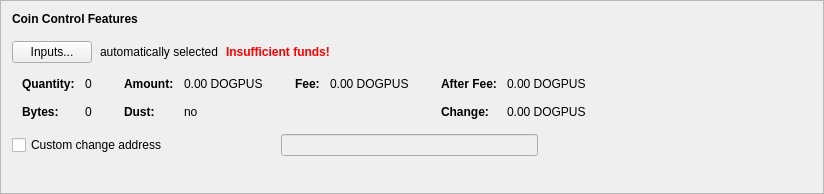
      <widget class="QFrame" name="frameCoinControl">
       <property name="sizePolicy">
        <sizepolicy hsizetype="Preferred" vsizetype="Fixed">
         <horstretch>0</horstretch>
         <verstretch>0</verstretch>
        </sizepolicy>
       </property>
       <property name="minimumSize">
        <size>
         <width>600</width>
         <height>194</height>
        </size>
       </property>
       <property name="frameShape">
        <enum>QFrame::StyledPanel</enum>
       </property>
       <property name="frameShadow">
        <enum>QFrame::Raised</enum>
       </property>
       <layout class="QVBoxLayout" name="verticalLayout_4">
        <item>
         <layout class="QVBoxLayout" name="verticalLayoutCoinControl" stretch="0,0,0,0,0">
          <property name="spacing">
           <number>0</number>
          </property>
          <property name="sizeConstraint">
           <enum>QLayout::SetDefaultConstraint</enum>
          </property>
          <property name="leftMargin">
           <number>0</number>
          </property>
          <property name="topMargin">
           <number>0</number>
          </property>
          <item>
           <layout class="QHBoxLayout" name="horizontalLayoutCoinControl1">
            <property name="bottomMargin">
             <number>15</number>
            </property>
            <item>
             <widget class="QLabel" name="labelCoinControlFeatures">
              <property name="sizePolicy">
               <sizepolicy hsizetype="Preferred" vsizetype="Maximum">
                <horstretch>0</horstretch>
                <verstretch>0</verstretch>
               </sizepolicy>
              </property>
              <property name="font">
               <font>
                <weight>75</weight>
                <bold>true</bold>
               </font>
              </property>
              <property name="styleSheet">
               <string notr="true">font-weight:bold;</string>
              </property>
              <property name="text">
               <string>Coin Control Features</string>
              </property>
             </widget>
            </item>
           </layout>
          </item>
          <item>
           <layout class="QHBoxLayout" name="horizontalLayoutCoinControl2" stretch="0,0,0,0">
            <property name="spacing">
             <number>8</number>
            </property>
            <property name="bottomMargin">
             <number>10</number>
            </property>
            <item>
             <widget class="QPushButton" name="pushButtonCoinControl">
              <property name="styleSheet">
               <string notr="true"/>
              </property>
              <property name="text">
               <string>Inputs...</string>
              </property>
              <property name="autoDefault">
               <bool>false</bool>
              </property>
             </widget>
            </item>
            <item>
             <widget class="QLabel" name="labelCoinControlAutomaticallySelected">
              <property name="text">
               <string>automatically selected</string>
              </property>
              <property name="margin">
               <number>5</number>
              </property>
             </widget>
            </item>
            <item>
             <widget class="QLabel" name="labelCoinControlInsuffFunds">
              <property name="font">
               <font>
                <weight>75</weight>
                <bold>true</bold>
               </font>
              </property>
              <property name="styleSheet">
               <string notr="true">color:red;font-weight:bold;</string>
              </property>
              <property name="text">
               <string>Insufficient funds!</string>
              </property>
              <property name="margin">
               <number>5</number>
              </property>
             </widget>
            </item>
            <item>
             <spacer name="horizontalSpacerCoinControl">
              <property name="orientation">
               <enum>Qt::Horizontal</enum>
              </property>
              <property name="sizeHint" stdset="0">
               <size>
                <width>40</width>
                <height>1</height>
               </size>
              </property>
             </spacer>
            </item>
           </layout>
          </item>
          <item>
           <widget class="QWidget" name="widgetCoinControl" native="true">
            <property name="sizePolicy">
             <sizepolicy hsizetype="Preferred" vsizetype="Preferred">
              <horstretch>0</horstretch>
              <verstretch>0</verstretch>
             </sizepolicy>
            </property>
            <property name="minimumSize">
             <size>
              <width>0</width>
              <height>0</height>
             </size>
            </property>
            <property name="styleSheet">
             <string notr="true"/>
            </property>
            <layout class="QHBoxLayout" name="horizontalLayoutCoinControl5">
             <property name="leftMargin">
              <number>0</number>
             </property>
             <property name="topMargin">
              <number>0</number>
             </property>
             <property name="rightMargin">
              <number>0</number>
             </property>
             <property name="bottomMargin">
              <number>0</number>
             </property>
             <item>
              <layout class="QHBoxLayout" name="horizontalLayoutCoinControl3" stretch="0,0,0,1">
               <property name="spacing">
                <number>20</number>
               </property>
               <property name="topMargin">
                <number>0</number>
               </property>
               <property name="bottomMargin">
                <number>10</number>
               </property>
               <item>
                <layout class="QFormLayout" name="formLayoutCoinControl1">
                 <property name="horizontalSpacing">
                  <number>10</number>
                 </property>
                 <property name="verticalSpacing">
                  <number>14</number>
                 </property>
                 <property name="leftMargin">
                  <number>10</number>
                 </property>
                 <property name="topMargin">
                  <number>4</number>
                 </property>
                 <property name="rightMargin">
                  <number>6</number>
                 </property>
                 <item row="0" column="0">
                  <widget class="QLabel" name="labelCoinControlQuantityText">
                   <property name="font">
                    <font>
                     <weight>75</weight>
                     <bold>true</bold>
                    </font>
                   </property>
                   <property name="text">
                    <string>Quantity:</string>
                   </property>
                   <property name="margin">
                    <number>0</number>
                   </property>
                  </widget>
                 </item>
                 <item row="0" column="1">
                  <widget class="QLabel" name="labelCoinControlQuantity">
                   <property name="cursor">
                    <cursorShape>IBeamCursor</cursorShape>
                   </property>
                   <property name="contextMenuPolicy">
                    <enum>Qt::ActionsContextMenu</enum>
                   </property>
                   <property name="text">
                    <string notr="true">0</string>
                   </property>
                   <property name="margin">
                    <number>0</number>
                   </property>
                   <property name="textInteractionFlags">
                    <set>Qt::LinksAccessibleByMouse|Qt::TextSelectableByKeyboard|Qt::TextSelectableByMouse</set>
                   </property>
                  </widget>
                 </item>
                 <item row="1" column="0">
                  <widget class="QLabel" name="labelCoinControlBytesText">
                   <property name="font">
                    <font>
                     <weight>75</weight>
                     <bold>true</bold>
                    </font>
                   </property>
                   <property name="text">
                    <string>Bytes:</string>
                   </property>
                  </widget>
                 </item>
                 <item row="1" column="1">
                  <widget class="QLabel" name="labelCoinControlBytes">
                   <property name="cursor">
                    <cursorShape>IBeamCursor</cursorShape>
                   </property>
                   <property name="contextMenuPolicy">
                    <enum>Qt::ActionsContextMenu</enum>
                   </property>
                   <property name="text">
                    <string notr="true">0</string>
                   </property>
                   <property name="textInteractionFlags">
                    <set>Qt::LinksAccessibleByMouse|Qt::TextSelectableByKeyboard|Qt::TextSelectableByMouse</set>
                   </property>
                  </widget>
                 </item>
                </layout>
               </item>
               <item>
                <layout class="QFormLayout" name="formLayoutCoinControl2">
                 <property name="horizontalSpacing">
                  <number>10</number>
                 </property>
                 <property name="verticalSpacing">
                  <number>14</number>
                 </property>
                 <property name="leftMargin">
                  <number>6</number>
                 </property>
                 <property name="topMargin">
                  <number>4</number>
                 </property>
                 <property name="rightMargin">
                  <number>6</number>
                 </property>
                 <item row="0" column="0">
                  <widget class="QLabel" name="labelCoinControlAmountText">
                   <property name="font">
                    <font>
                     <weight>75</weight>
                     <bold>true</bold>
                    </font>
                   </property>
                   <property name="text">
                    <string>Amount:</string>
                   </property>
                   <property name="margin">
                    <number>0</number>
                   </property>
                  </widget>
                 </item>
                 <item row="0" column="1">
                  <widget class="QLabel" name="labelCoinControlAmount">
                   <property name="cursor">
                    <cursorShape>IBeamCursor</cursorShape>
                   </property>
                   <property name="contextMenuPolicy">
                    <enum>Qt::ActionsContextMenu</enum>
                   </property>
                   <property name="text">
                    <string notr="true">0.00 DOGPUS</string>
                   </property>
                   <property name="textInteractionFlags">
                    <set>Qt::LinksAccessibleByMouse|Qt::TextSelectableByKeyboard|Qt::TextSelectableByMouse</set>
                   </property>
                  </widget>
                 </item>
                 <item row="1" column="0">
                  <widget class="QLabel" name="labelCoinControlLowOutputText">
                   <property name="font">
                    <font>
                     <weight>75</weight>
                     <bold>true</bold>
                    </font>
                   </property>
                   <property name="text">
                    <string>Dust:</string>
                   </property>
                  </widget>
                 </item>
                 <item row="1" column="1">
                  <widget class="QLabel" name="labelCoinControlLowOutput">
                   <property name="cursor">
                    <cursorShape>IBeamCursor</cursorShape>
                   </property>
                   <property name="contextMenuPolicy">
                    <enum>Qt::ActionsContextMenu</enum>
                   </property>
                   <property name="text">
                    <string notr="true">no</string>
                   </property>
                   <property name="textInteractionFlags">
                    <set>Qt::LinksAccessibleByMouse|Qt::TextSelectableByKeyboard|Qt::TextSelectableByMouse</set>
                   </property>
                  </widget>
                 </item>
                </layout>
               </item>
               <item>
                <layout class="QFormLayout" name="formLayoutCoinControl3">
                 <property name="horizontalSpacing">
                  <number>10</number>
                 </property>
                 <property name="verticalSpacing">
                  <number>14</number>
                 </property>
                 <property name="leftMargin">
                  <number>6</number>
                 </property>
                 <property name="topMargin">
                  <number>4</number>
                 </property>
                 <property name="rightMargin">
                  <number>6</number>
                 </property>
                 <item row="0" column="0">
                  <widget class="QLabel" name="labelCoinControlFeeText">
                   <property name="font">
                    <font>
                     <weight>75</weight>
                     <bold>true</bold>
                    </font>
                   </property>
                   <property name="text">
                    <string>Fee:</string>
                   </property>
                   <property name="margin">
                    <number>0</number>
                   </property>
                  </widget>
                 </item>
                 <item row="0" column="1">
                  <widget class="QLabel" name="labelCoinControlFee">
                   <property name="cursor">
                    <cursorShape>IBeamCursor</cursorShape>
                   </property>
                   <property name="contextMenuPolicy">
                    <enum>Qt::ActionsContextMenu</enum>
                   </property>
                   <property name="text">
                    <string notr="true">0.00 DOGPUS</string>
                   </property>
                   <property name="textInteractionFlags">
                    <set>Qt::LinksAccessibleByMouse|Qt::TextSelectableByKeyboard|Qt::TextSelectableByMouse</set>
                   </property>
                  </widget>
                 </item>
                </layout>
               </item>
               <item>
                <layout class="QFormLayout" name="formLayoutCoinControl4">
                 <property name="horizontalSpacing">
                  <number>10</number>
                 </property>
                 <property name="verticalSpacing">
                  <number>14</number>
                 </property>
                 <property name="leftMargin">
                  <number>6</number>
                 </property>
                 <property name="topMargin">
                  <number>4</number>
                 </property>
                 <property name="rightMargin">
                  <number>6</number>
                 </property>
                 <item row="0" column="0">
                  <widget class="QLabel" name="labelCoinControlAfterFeeText">
                   <property name="font">
                    <font>
                     <weight>75</weight>
                     <bold>true</bold>
                    </font>
                   </property>
                   <property name="text">
                    <string>After Fee:</string>
                   </property>
                   <property name="margin">
                    <number>0</number>
                   </property>
                  </widget>
                 </item>
                 <item row="0" column="1">
                  <widget class="QLabel" name="labelCoinControlAfterFee">
                   <property name="cursor">
                    <cursorShape>IBeamCursor</cursorShape>
                   </property>
                   <property name="contextMenuPolicy">
                    <enum>Qt::ActionsContextMenu</enum>
                   </property>
                   <property name="text">
                    <string notr="true">0.00 DOGPUS</string>
                   </property>
                   <property name="textInteractionFlags">
                    <set>Qt::LinksAccessibleByMouse|Qt::TextSelectableByKeyboard|Qt::TextSelectableByMouse</set>
                   </property>
                  </widget>
                 </item>
                 <item row="1" column="0">
                  <widget class="QLabel" name="labelCoinControlChangeText">
                   <property name="font">
                    <font>
                     <weight>75</weight>
                     <bold>true</bold>
                    </font>
                   </property>
                   <property name="text">
                    <string>Change:</string>
                   </property>
                  </widget>
                 </item>
                 <item row="1" column="1">
                  <widget class="QLabel" name="labelCoinControlChange">
                   <property name="cursor">
                    <cursorShape>IBeamCursor</cursorShape>
                   </property>
                   <property name="contextMenuPolicy">
                    <enum>Qt::ActionsContextMenu</enum>
                   </property>
                   <property name="text">
                    <string notr="true">0.00 DOGPUS</string>
                   </property>
                   <property name="textInteractionFlags">
                    <set>Qt::LinksAccessibleByMouse|Qt::TextSelectableByKeyboard|Qt::TextSelectableByMouse</set>
                   </property>
                  </widget>
                 </item>
                </layout>
               </item>
              </layout>
             </item>
            </layout>
           </widget>
          </item>
          <item>
           <layout class="QHBoxLayout" name="horizontalLayoutCoinControl4" stretch="0,0,0">
            <property name="spacing">
             <number>12</number>
            </property>
            <property name="sizeConstraint">
             <enum>QLayout::SetDefaultConstraint</enum>
            </property>
            <property name="topMargin">
             <number>5</number>
            </property>
            <property name="rightMargin">
             <number>5</number>
            </property>
            <item>
             <widget class="QCheckBox" name="checkBoxCoinControlChange">
              <property name="toolTip">
               <string>If this is activated, but the change address is empty or invalid, change will be sent to a newly generated address.</string>
              </property>
              <property name="text">
               <string>Custom change address</string>
              </property>
             </widget>
            </item>
            <item>
             <widget class="QValidatedLineEdit" name="lineEditCoinControlChange">
              <property name="enabled">
               <bool>false</bool>
              </property>
              <property name="sizePolicy">
               <sizepolicy hsizetype="Ignored" vsizetype="Fixed">
                <horstretch>0</horstretch>
                <verstretch>0</verstretch>
               </sizepolicy>
              </property>
             </widget>
            </item>
            <item>
             <widget class="QLabel" name="labelCoinControlChangeLabel">
              <property name="sizePolicy">
               <sizepolicy hsizetype="Preferred" vsizetype="Expanding">
                <horstretch>0</horstretch>
                <verstretch>0</verstretch>
               </sizepolicy>
              </property>
              <property name="minimumSize">
               <size>
                <width>0</width>
                <height>0</height>
               </size>
              </property>
              <property name="text">
               <string/>
              </property>
              <property name="margin">
               <number>3</number>
              </property>
             </widget>
            </item>
           </layout>
          </item>
          <item>
           <spacer name="verticalSpacerCoinControl">
            <property name="orientation">
             <enum>Qt::Vertical</enum>
            </property>
            <property name="sizeType">
             <enum>QSizePolicy::Expanding</enum>
            </property>
            <property name="sizeHint" stdset="0">
             <size>
              <width>800</width>
              <height>1</height>
             </size>
            </property>
           </spacer>
          </item>
         </layout>
        </item>
       </layout>
      </widget>
